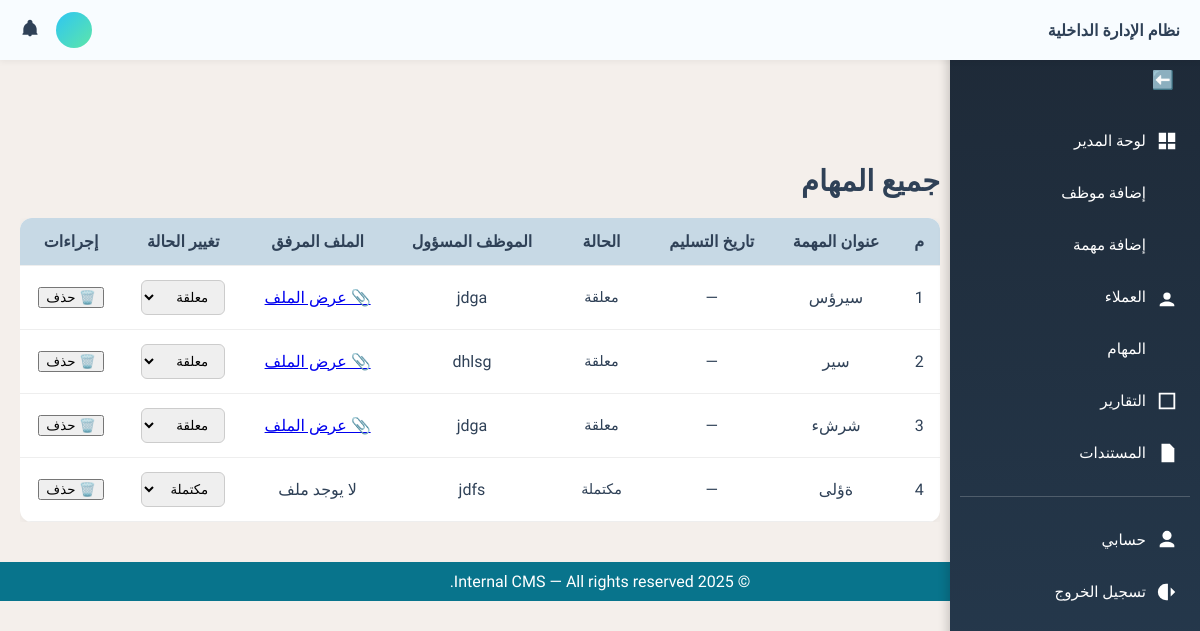
Before: /tasks/ (signed in) with the older database file.
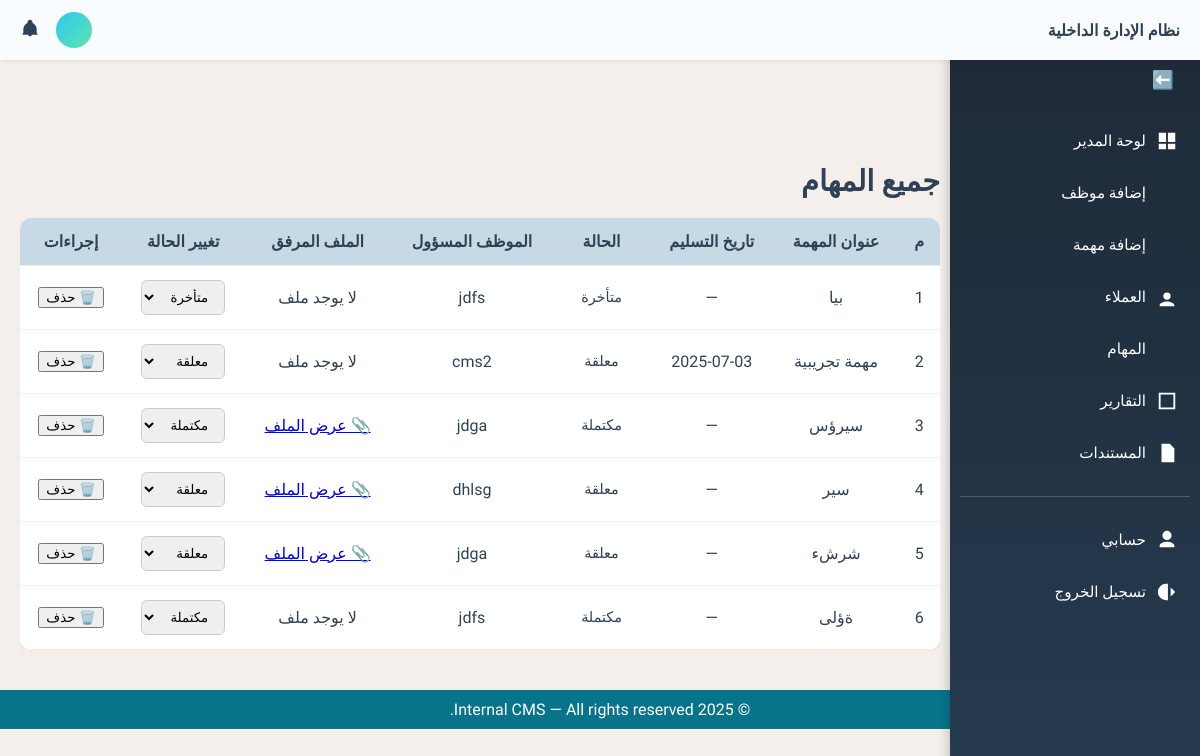
After: the same page with the newer database file.
### tasks/models.py (models this page shows, shortened)
class Task(models.Model):
    STATUS_CHOICES = [
        ('pending', 'قيد التنفيذ'),
        ('completed', 'منتهية'),
        ('overdue', 'متأخرة'),
    ]
    title = models.CharField(max_length=255, verbose_name='عنوان المهمة')
    description = models.TextField(blank=True, verbose_name='الوصف')
    assigned_to = models.ForeignKey(User, on_delete=models.SET_NULL, null=True, blank=True, verbose_name='الموظف المكلّف')
    client = models.ForeignKey(Client, on_delete=models.SET_NULL, null=True, blank=True, verbose_name='العميل')
    status = models.CharField(max_length=20, choices=STATUS_CHOICES, default='pending', verbose_name='الحالة')
    due_date = models.DateField(null=True, blank=True, verbose_name='تاريخ الاستحقاق')
    file_url = models.URLField(max_length=1024, blank=True, null=True, verbose_name='رابط الملف')
    file_path = models.CharField(max_length=512, blank=True, null=True, verbose_name='مسار الملف')
    documents = models.ManyToManyField('content.Document', blank=True, verbose_name='مستندات إضافية')
    created_at = models.DateTimeField(auto_now_add=True, verbose_name='تاريخ الإنشاء')
    class Meta:
        verbose_name = 'مهمة'
        verbose_name_plural = 'المهام'
        ordering = ['-created_at']  # ترتيب المهام الأحدث أولاً

### tasks/views.py (the view)
# urls.py: path('', views.task_list_view, name='task_list'),
@login_required
@role_required(['admin', 'staff'])
def task_list_view(request):
    user = request.user
    role = user.userprofile.role.name
    if role == 'admin':
        tasks = Task.objects.order_by('-created_at')
    else:
        tasks = Task.objects.filter(assigned_to=user).order_by('-created_at')
    return render(request, 'tasks/list.html', {'all_tasks': tasks})

### templates/tasks/list.html (shortened to what this page needs)
{% extends "base.html" %}
{% block content %}
<h2 class="section-title">جميع المهام</h2>
<div class="table-responsive">
    <table class="table table-bordered text-center align-middle">
        <thead class="table-light">
            <tr>
                <th>م</th>
                <th>عنوان المهمة</th>
                <th>تاريخ التسليم</th>
                <th>الحالة</th>
                <th>الموظف المسؤول</th>
                <th>الملف المرفق</th>
                <th>تغيير الحالة</th>
                <th>إجراءات</th>
            </tr>
        </thead>
        <tbody>
            {% for task in all_tasks %}
            <tr>
                <td>{{ forloop.counter }}</td>
                <td>{{ task.title }}</td>
                <td>{{ task.due_date|date:"Y-m-d"|default:"—" }}</td>
                <td>
                    {% if task.status == 'pending' %}
                        <span class="badge bg-warning text-dark">معلقة</span>
                    {% elif task.status == 'completed' %}
                        <span class="badge bg-success">مكتملة</span>
                    {% elif task.status == 'overdue' %}
                        <span class="badge bg-danger">متأخرة</span>
                    {% endif %}
                </td>
                <td>
                    {{ task.assigned_to.get_full_name|default:task.assigned_to.username|default:"—" }}
                </td>
                <td>
                    {% if task.file_url %}
                        <a href="{{ task.file_url }}" target="_blank" class="btn btn-sm btn-outline-primary">
                            📎 عرض الملف
                        </a>
                    {% else %}
                        <span class="text-muted">لا يوجد ملف</span>
                    {% endif %}
                </td>
                <td>
                    <select class="form-select update-status" data-task-id="{{ task.id }}">
                        <option value="pending" {% if task.status == 'pending' %}selected{% endif %}>معلقة</option>
                        <option value="completed" {% if task.status == 'completed' %}selected{% endif %}>مكتملة</option>
                        <option value="overdue" {% if task.status == 'overdue' %}selected{% endif %}>متأخرة</option>
                    </select>
                </td>
                <td>
                    {% if request.user.userprofile.role.name == 'admin' %}
                        <button class="btn btn-sm btn-danger delete-task-btn" data-task-id="{{ task.id }}">
                            🗑️ حذف
                        </button>
                    {% else %}
                        <span class="text-muted">—</span>
                    {% endif %}
                </td>
            </tr>
            {% empty %}
            <tr>
                <td colspan="8" class="text-muted">لا توجد مهام مسجلة.</td>
            </tr>
            {% endfor %}
        </tbody>
    </table>
</div>
{% endblock %}

### templates/base.html (shortened to what this page needs)
<!DOCTYPE html>
<html lang="ar" dir="rtl">
<head>
</head>
<body>
    {% include 'header.html' %}
    {% include 'core/sidebar.html' %}
    <div class="main-content">
        {% block content %}{% endblock %}
    </div>
    {% include 'footer.html' %}
</body>
</html>

### templates/header.html (shortened to what this page needs)
<div class="header">
  <div class="logo">
    <span class="logo-text">نظام الإدارة الداخلية</span>
  </div>
  <div class="user-section">
    <div class="user-top-row">
      <span class="avatar-circle">{{ request.user.first_name|first|upper }}</span>
            <div class="notification-icon">
        <svg viewBox="0 0 24 24">
          <path d="M12 2C10.3 2 9 3.3 9 5v1.1C6.2 7.2 4.3 9.9 4 13v5l-1 1v1h18v-1l-1-1v-5c-.3-3.1-2.2-5.8-5-6.9V5c0-1.7-1.3-3-3-3zm0 20c1.1 0 2-.9 2-2h-4c0 1.1.9 2 2 2z"/>
        </svg>
      </div>
    </div>
  </div>
</div>

### templates/core/sidebar.html (shortened to what this page needs)
<aside class="sidebar" id="sidebar">
  <div class="sidebar-header">
    <button onclick="toggleSidebar()" id="toggle-btn">⬅️</button>
  </div>
  <nav>
    <a href="{% url 'admin_dashboard' %}">
      <svg class="nav-icon" viewBox="0 0 24 24"><path d="M3 13h8V3H3v10zm10 8h8v-6h-8v6zM3 21h8v-6H3v6zm10-8h8V3h-8v10z"/></svg>
      <span class="label">لوحة المدير</span>
    </a>
    <a href="{% url 'add_staff' %}">
      <svg class="nav-icon" viewBox="0 0 24 24"><path d="M12 5v14m-7-7h14"/></svg>
      <span class="label">إضافة موظف</span>
    </a>
    <a href="{% url 'add_task' %}">
      <svg class="nav-icon" viewBox="0 0 24 24"><path d="M12 5v14m-7-7h14"/></svg>
      <span class="label">إضافة مهمة</span>
    </a>
    <a href="{% url 'client_list' %}">
      <svg class="nav-icon" viewBox="0 0 24 24"><path d="M16 11a4 4 0 1 0-8 0 4 4 0 0 0 8 0zm-4 6c-4 0-8 2-8 4v1h16v-1c0-2-4-4-8-4z"/></svg>
      <span class="label">العملاء</span>
    </a>
    <a href="{% url 'task_list' %}">
      <svg class="nav-icon" viewBox="0 0 24 24"><path d="M3 6h18M3 12h18M3 18h18"/></svg>
      <span class="label">المهام</span>
    </a>
    <a href="{% url 'reports' %}">
      <svg class="nav-icon" viewBox="0 0 24 24"><path d="M3 3v18h18V3H3zm2 2h14v14H5V5z"/></svg>
      <span class="label">التقارير</span>
    </a>
    <a href="{% url 'document_list' %}">
      <svg class="nav-icon" viewBox="0 0 24 24"><path d="M6 2h9l5 5v15H6z"/></svg>
      <span class="label">المستندات</span>
    </a>
    <hr />
    <a href="{% url 'profile' %}">
      <svg class="nav-icon" viewBox="0 0 24 24"><path d="M12 12a5 5 0 1 0-5-5 5 5 0 0 0 5 5zm0 2c-4 0-8 2-8 4v2h16v-2c0-2-4-4-8-4z"/></svg>
      <span class="label">حسابي</span>
    </a>
    <a href="{% url 'logout' %}" class="logout">
      <svg class="nav-icon" viewBox="0 0 24 24"><path d="M16 17l5-5-5-5M21 12H9M13 3h-2a9 9 0 0 0 0 18h2"/></svg>
      <span class="label">تسجيل الخروج</span>
    </a>
  </nav>
</aside>

### templates/footer.html
<footer style="background-color: #08748C; color: white; text-align: center; padding: 10px;">
    © 2025 Internal CMS — All rights reserved.
</footer>

### templates/base.html (style rules this page uses)
html, body { max-width: 100%; overflow-x: hidden; font-family: 'Tajawal', sans-serif; background-color: #F4EFEB; color: #2F4157; margin: 0; padding: 0; padding-top: 60px; }
.main-content { margin-right: 240px; padding: 20px; }
.section-title { font-size: 1.8rem; margin-bottom: 20px; color: #2F4157; }
.table-responsive { overflow-x: auto; width: 100%; margin-bottom: 20px; }
.table { width: 100%; border-collapse: collapse; background: #fff; border-radius: 12px; overflow: hidden; box-shadow: 0 2px 8px rgba(0,0,0,0.05); }
.table th, .table td { padding: 14px; border-bottom: 1px solid #eee; text-align: center; white-space: nowrap; }
.table th { background-color: #C7D9E5; color: #2F4157; }
.badge { display: inline-block; padding: 6px 10px; border-radius: 8px; font-size: 0.9rem; }
.form-select { padding: 8px 12px; border-radius: 6px; border: 1px solid #ccc; }

### templates/header.html (style rules this page uses)
.header { background: #f8fcff; color: #2F4157; height: 60px; padding: 0 20px; font-family: 'Tajawal', sans-serif; display: flex; justify-content: space-between; align-items: center; box-shadow: 0 2px 6px rgba(0,0,0,0.05); direction: rtl; position: fixed; top: 0; left: 0; right: 0; z-index: 1000; }
.logo-text { font-size: 1rem; font-weight: 700; }
.user-section { display: flex; flex-direction: column; align-items: flex-end; gap: 4px; }
.user-top-row { display: flex; align-items: center; gap: 8px; }
.notification-icon svg { width: 20px; height: 20px; fill: #2F4157; cursor: pointer; }
.avatar-circle { display: flex; align-items: center; justify-content: center; width: 36px; height: 36px; border-radius: 50%; background: linear-gradient(135deg, #2EC6F3, #5DE6A9); color: #fff; font-size: 1rem; font-weight: bold; }

### templates/core/sidebar.html (style rules this page uses)
.sidebar { position: fixed; top: 50px; right: 0; width: 250px; height: calc(100% - 50px); background: linear-gradient(to bottom, #1E2A38, #263B50); color: #fff; font-family: 'Tajawal', sans-serif; overflow-y: auto; transition: width 0.3s ease; z-index: 999; box-shadow: -2px 0 10px rgba(0,0,0,0.2); }
.sidebar-header { display: flex; justify-content: space-between; align-items: center; padding: 18px 20px; color: #fff; font-size: 1rem; font-weight: bold; }
#toggle-btn { background: none; border: none; color: #fff; font-size: 18px; cursor: pointer; }
.sidebar nav { display: flex; flex-direction: column; gap: 10px; padding: 10px; }
.sidebar nav a { display: flex; align-items: center; padding: 10px 12px; border-radius: 10px; text-decoration: none; color: #fff; transition: background 0.3s; }
.sidebar nav a svg { width: 22px; height: 22px; fill: #ffffff; flex-shrink: 0; margin-left: 10px; }
.label { white-space: nowrap; font-size: 0.95rem; }
hr { border: none; border-top: 1px solid rgba(255,255,255,0.2); margin: 12px 0; }

Changed rows visible on the page:
added Task: title "بيا", due_date "—", shows "متأخرة", assigned_to.get_full_name "jdfs", shows "لا يوجد ملف", status+id "متأخرة"
added Task: title "مهمة تجريبية", due_date "2025-07-03", shows "معلقة", assigned_to.get_full_name "cms2", shows "لا يوجد ملف", status+id "معلقة"
changed Task "سيرؤس": status+id "معلقة" → "مكتملة"; status "معلقة" → "مكتملة"
